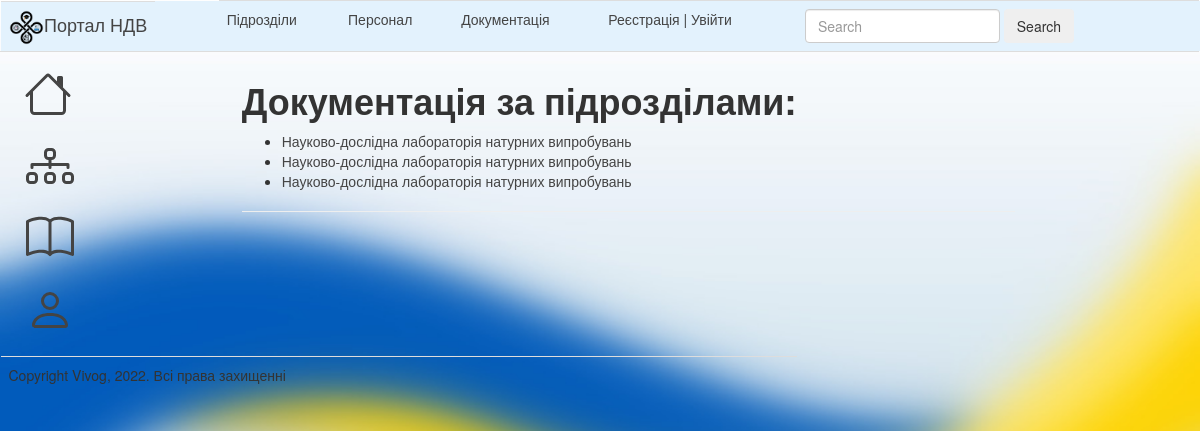
The app's page /documents/, older data.
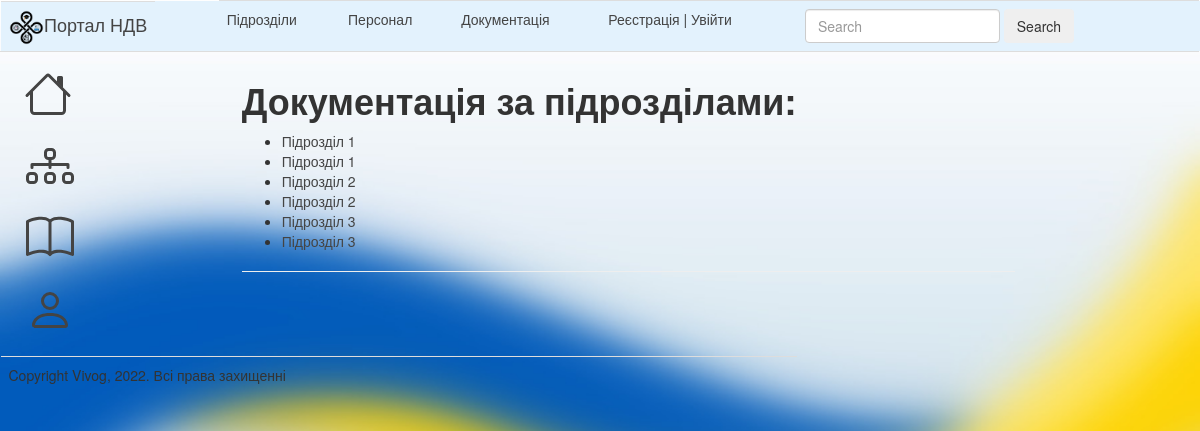
The same page, newer data.
### nio_app/models.py (models this page shows, shortened)
class Documents(models.Model):
    doc_name = models.CharField(max_length=200, help_text="Введіть назву документу",
                                verbose_name="Назва документа")
    slug = models.SlugField(max_length=100, unique=True, verbose_name='URL', db_index=True)
    division_name = models.ForeignKey("Divisions", on_delete=models.CASCADE, help_text='не більше ніж 50 символів',
                                      verbose_name='Назва підрозділу')
    author = models.ManyToManyField("Staff", verbose_name='Автор',
                                    help_text="Введіть автора документу")
    CHOICES_DOC_TYPE = (
        ("М", "Методика"), ("П", "Паспорт"), ("КЕ", "Керівництво з експлуатації"), ("ТД", "Технична довідка"),
        ("ЗТ", "Технічний звіт"), ("ТІ", "Технологічна інструкция"), ("І", "Інше"),)
    doc_type = models.CharField(max_length=50, help_text="Введіть тип документу",
                                verbose_name="Тип документу", choices=CHOICES_DOC_TYPE)
    CHOICES_STATUS = (("Р", "Розробка"), ("С", "Узгодження"), ("В", "Впроваджено"))
    doc_status = models.CharField(max_length=50, help_text="Поточний статус документу",
                                  verbose_name="Статус документу", choices=CHOICES_STATUS)
    release_date = models.DateField(help_text="Введіть дату впровадження", verbose_name="Дата впровадження",
                                    blank=True, null=True)
    objects = models.Manager()
    def display_author(self):
        return ', '.join([staff.fio.split()[0] for staff in self.author.all()])
    display_author.short_description = 'Автори'
    class Meta:
        verbose_name = 'Документація'
        verbose_name_plural = 'Документація'

class Divisions(models.Model):
    division_name = models.CharField(max_length=50, help_text='не більше ніж 50 символів',
                                     verbose_name='Назва підрозділу')
    div_abr = models.CharField(max_length=10, help_text='не більше ніж 10 символів',
                               verbose_name='Абрівіатура підрозділу')
    slug = models.SlugField(max_length=100, unique=True, verbose_name='URL', db_index=True)
    div_description = models.TextField(max_length=1000, help_text='Введіть короткий опис підрозділу',
                                       verbose_name='Опис підрозділу')
    objects = models.Manager()
    class Meta:
        verbose_name = 'Підрозділи'
        verbose_name_plural = 'Підрозділи'
    def __str__(self):
        return self.division_name

### nio_app/views.py (the view)
# urls.py: path('documents/', DocList.as_view(), name='doc'),
class DocList(ListView):
    model = Documents
    template_name = 'nio_app/doc_list_render.html'
    context_object_name = 'docs'
    def get_context_data(self, *, object_list=None, **kwargs):
        context = super().get_context_data(**kwargs)
        return context
    def get_queryset(self):
        return Documents.objects.order_by('division_name')

### nio_app/templates/nio_app/doc_list_render.html
{% extends "nio_app/base_temple.html" %}
{% block content %}
<h1><strong>Документація за підрозділами: </strong></h1>
     {% if docs %}
        <ul class="doc_ul">
            {% for doc in docs %}
            <li>
                <a href="#">
                    {{doc.division_name}}
                </a>
            </li>
            {% endfor %}
        </ul>
    {% else %}
        <p>Інформація відсутня</p>
    {% endif %}
<hr>
{% endblock %}

### nio_app/templates/nio_app/base_temple.html (shortened to what this page needs)
<!DOCTYPE html>
<html lang="en">
<head>
    <link rel="stylesheet"
          href="https://maxcdn.bootstrapcdn.com/bootstrap/3.3.7/css/bootstrap.min.css">
    {% load static %}
    <link href="{% static 'nio_app/css/style.css' %}" rel="stylesheet" type="text/css">
</head>
<body>
<table class="table">
    <tr class="navbar fixed-top navbar-light" style="background-color: #e3f2fd;">
        <td class="navbar-brand">
            {% block head %}
            <div class="logo"><a href="{% url 'home' %}">
                <div class="logo"><img src="/static/nio_app/images/logo.png"
                                       height="35px">Портал НДВ
                </div>
            </a></div>
            {% endblock %}
        </td>
        <td>
            <a href="{% url 'divisions' %}">
                Підрозділи
            </a>
        </td>
        <td>
            <a href="{% url 'staff' %}">
                Персонал
            </a>
        </td>
        <td>
            <a href="{% url 'doc' %}">
                Документація
            </a>
        </td>
        <td>
            {% if request.user.is_authenticated %}
            {{ user.username }}
            |
            <a href="{% url 'logout' %}">
                Вийти
            </a>
            {% else %}
            <a href="{% url 'register' %}">
                Реєстрація
            </a>
            |
            <a href="{% url 'login' %}">
                Увійти
            </a>
            {% endif %}
        </td>
        <td>
            <form class="form-inline my-2 my-lg-0">
                <input class="form-control mr-sm-2" type="search" placeholder="Search">
                <button class="btn btn-outline-success my-2 my-sm-0" type="submit">Search</button>
            </form>
        </td>
    </tr>
    <tr>
        <td>
            <div class="d-flex flex-column flex-shrink-0 p-3 text-white bg-dark" style="width: 100px;">
                <ul class="nav nav-pills flex-column mb-auto">
                    <li class="nav-item">
                        <a href="{% url 'home' %}" class="nav-link active" aria-current="page">
                        </a>
                    </li>
                    <li>
                        <a href="{% url 'divisions' %}" class="nav-link text-white">
                        </a>
                    </li>
                    <li>
                        <a href="{% url 'doc' %}" class="nav-link text-white">
                        </a>
                    </li>
                    <li>
                        <a href="{% url 'staff' %}" class="nav-link text-white">
                        </a>
                    </li>
                </ul>
            </div>
        </td>
        <td colspan="5">
            <div class="col-sm-10">
                {% block content %}{% endblock %}
            </div>
        </td>
    </tr>
    <tr>
        <td colspan="5">
            <p>Copyright Vivog, 2022. Всі права захищенні</p>
        </td>
    </tr>
</table>
</body>
</html>

### nio_app/static/nio_app/css/style.css (style rules this page uses)
.logo { background: url("/static/nio_app/images/logo.png") no-repeat 10px 5px; height: 60px; }
body { background-image: url("/static/nio_app/images/fon_Blur.jpg"); background-repeat: no-repeat; background-size: cover; }
a:link { color: #444444; text-decoration: none }

Row changes from the older to the newer data that the page shows:
removed Documents: division_name "Науково-дослідна лабораторія натурних випробувань"
removed Documents: division_name "Науково-дослідна лабораторія натурних випробувань"
removed Documents: division_name "Науково-дослідна лабораторія натурних випробувань"
added Documents: division_name "Підрозділ 1"
added Documents: division_name "Підрозділ 1"
added Documents: division_name "Підрозділ 2"
added Documents: division_name "Підрозділ 2"
added Documents: division_name "Підрозділ 3"
added Documents: division_name "Підрозділ 3"
